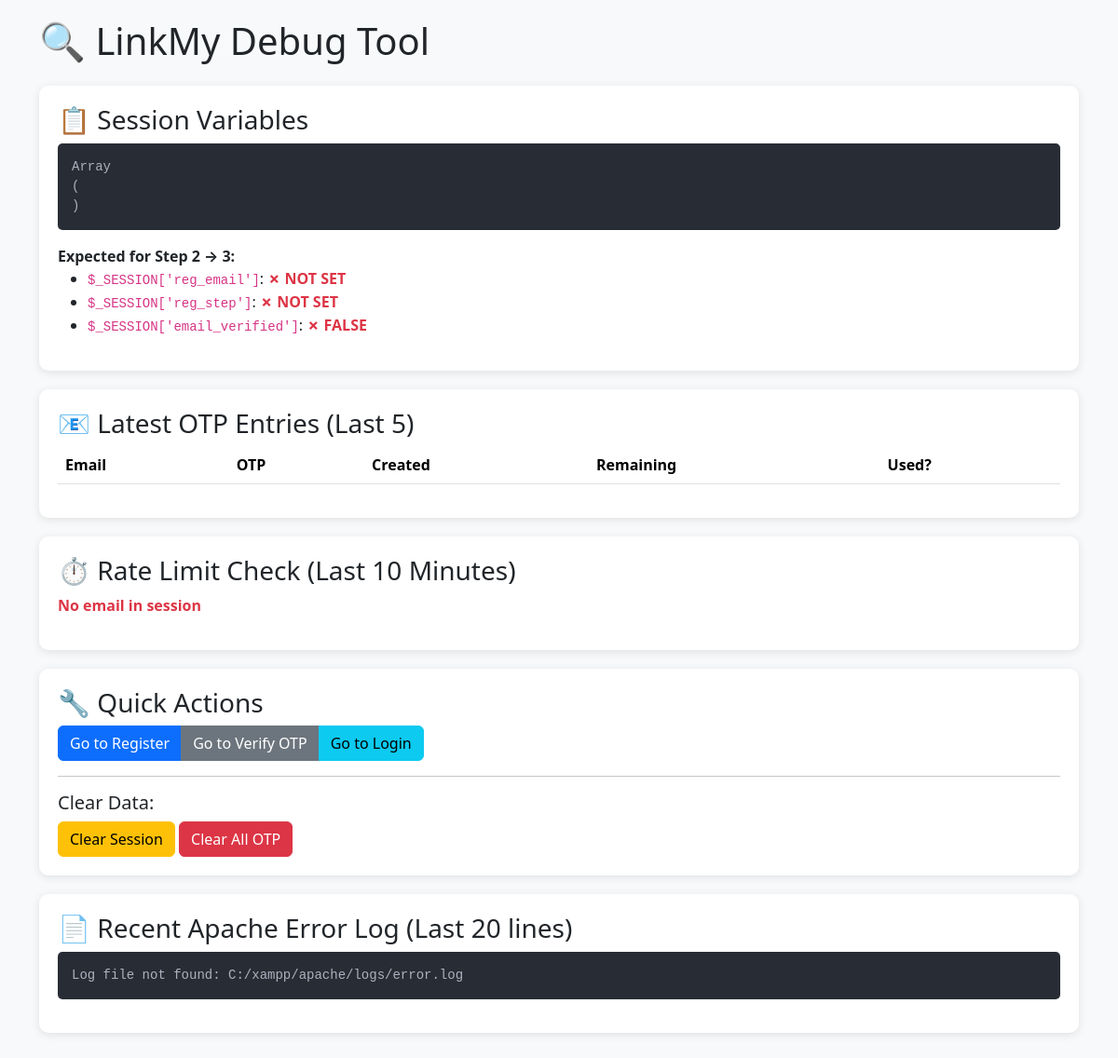
The page /diagnostics/cekidot.php on the database as committed earlier.
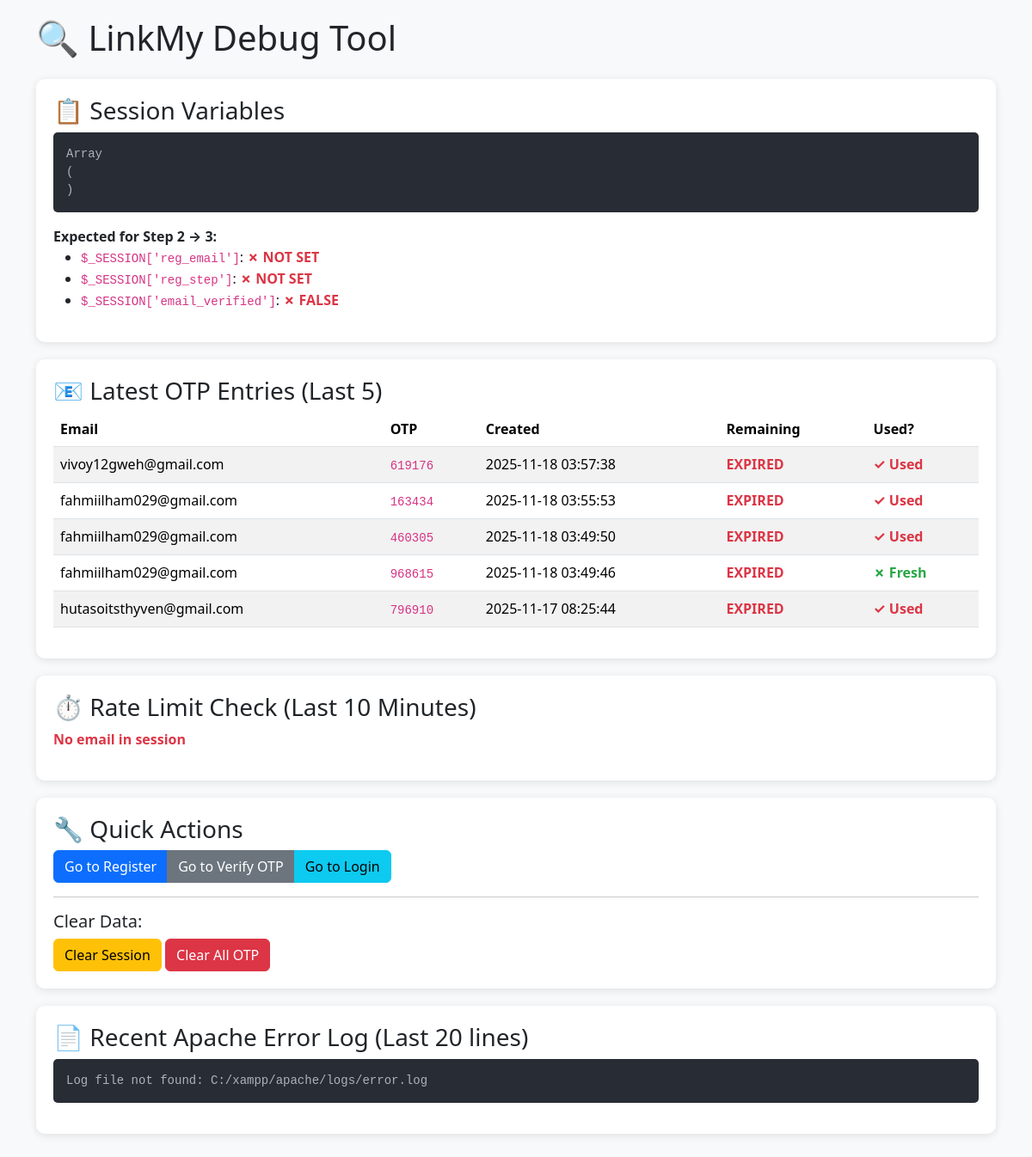
The same page on the database as committed later.
### tables this page shows
CREATE TABLE `email_verifications` (
  `id` int NOT NULL,
  `email` varchar(100) NOT NULL,
  `otp_code` varchar(6) NOT NULL,
  `created_at` timestamp NOT NULL DEFAULT CURRENT_TIMESTAMP,
  `expires_at` timestamp NULL DEFAULT NULL,
  `is_used` tinyint(1) DEFAULT '0',
  `ip_address` varchar(45) DEFAULT NULL,
  `verification_type` enum('email','slug_change') DEFAULT 'email' COMMENT 'Type of verification: email registration or slug change'
);

### diagnostics/cekidot.php (the view, shortened to what this page needs)
<?php
require_once 'config/db.php';
?>
<!DOCTYPE html>
<html lang="id">
<head>
    <link href="assets/bootstrap-5.3.8-dist/bootstrap-5.3.8-dist/css/bootstrap.min.css" rel="stylesheet">
</head>
<body>
    <div class="container">
        <h1 class="mb-4">🔍 LinkMy Debug Tool</h1>
        <div class="debug-card">
            <h3>📋 Session Variables</h3>
            <pre><?php print_r($_SESSION); ?></pre>
            <div class="mt-3">
                <strong>Expected for Step 2 → 3:</strong>
                <ul>
                    <li>
                        <code>$_SESSION['reg_email']</code>:
                        <?php echo isset($_SESSION['reg_email']) ? '<span class="status-ok">✓ SET</span>' : '<span class="status-error">✗ NOT SET</span>'; ?>
                    </li>
                    <li>
                        <code>$_SESSION['reg_step']</code>:
                        <?php echo isset($_SESSION['reg_step']) ? '<span class="status-ok">✓ ' . $_SESSION['reg_step'] . '</span>' : '<span class="status-error">✗ NOT SET</span>'; ?>
                    </li>
                    <li>
                        <code>$_SESSION['email_verified']</code>:
                        <?php echo isset($_SESSION['email_verified']) && $_SESSION['email_verified'] ? '<span class="status-ok">✓ TRUE</span>' : '<span class="status-error">✗ FALSE</span>'; ?>
                    </li>
                </ul>
            </div>
        </div>
        <div class="debug-card">
            <h3>📧 Latest OTP Entries (Last 5)</h3>
            <?php
            $stmt = $conn->prepare("
                SELECT
                    email,
                    otp_code,
                    created_at,
                    expires_at,
                    is_used,
                    TIMESTAMPDIFF(SECOND, NOW(), expires_at) as seconds_remaining
                FROM email_verifications
                ORDER BY created_at DESC
                LIMIT 5
            ");
            $stmt->execute();
            $result = $stmt->get_result();
            ?>
            <table class="table table-striped">
                <thead>
                    <tr>
                        <th>Email</th>
                        <th>OTP</th>
                        <th>Created</th>
                        <th>Remaining</th>
                        <th>Used?</th>
                    </tr>
                </thead>
                <tbody>
                    <?php while ($row = $result->fetch_assoc()): ?>
                        <tr>
                            <td><?php echo htmlspecialchars($row['email']); ?></td>
                            <td><code><?php echo $row['otp_code']; ?></code></td>
                            <td><?php echo $row['created_at']; ?></td>
                            <td>
                                <?php
                                if ($row['seconds_remaining'] > 0) {
                                    echo '<span class="status-ok">' . $row['seconds_remaining'] . 's</span>';
                                } else {
                                    echo '<span class="status-error">EXPIRED</span>';
                                }
                                ?>
                            </td>
                            <td>
                                <?php echo $row['is_used'] ? '<span class="status-error">✓ Used</span>' : '<span class="status-ok">✗ Fresh</span>'; ?>
                            </td>
                        </tr>
                    <?php endwhile; ?>
                </tbody>
            </table>
        </div>
        <div class="debug-card">
            <h3>⏱️ Rate Limit Check (Last 10 Minutes)</h3>
            <?php
            if (isset($_SESSION['reg_email'])) {
                $email = $_SESSION['reg_email'];
                $tenMinutesAgo = date('Y-m-d H:i:s', strtotime('-10 minutes'));
                $stmt = $conn->prepare("
                    SELECT COUNT(*) as count
                    FROM email_verifications
                    WHERE email = ? AND created_at > ?
                ");
                $stmt->bind_param("ss", $email, $tenMinutesAgo);
                $stmt->execute();
                $result = $stmt->get_result();
                $row = $result->fetch_assoc();
                $count = $row['count'];
                ?>
                <p>
                    Email: <strong><?php echo htmlspecialchars($email); ?></strong><br>
                    OTP Requests in last 10 min: <strong><?php echo $count; ?></strong> / 3<br>
                    Status:
                    <?php if ($count < 3): ?>
                        <span class="status-ok">✓ Can send OTP</span>
                    <?php else: ?>
                        <span class="status-error">✗ Rate limit exceeded</span>
                    <?php endif; ?>
                </p>
            <?php } else { ?>
                <p class="status-error">No email in session</p>
            <?php } ?>
        </div>
        <div class="debug-card">
            <h3>🔧 Quick Actions</h3>
            <div class="btn-group" role="group">
                <a href="register.php" class="btn btn-primary">Go to Register</a>
                <a href="verify-otp.php" class="btn btn-secondary">Go to Verify OTP</a>
                <a href="index.php" class="btn btn-info">Go to Login</a>
            </div>
            <hr>
            <h5>Clear Data:</h5>
            <form method="POST" style="display: inline;">
                <button type="submit" name="clear_session" class="btn btn-warning">Clear Session</button>
            </form>
            <form method="POST" style="display: inline;">
                <button type="submit" name="clear_otp" class="btn btn-danger">Clear All OTP</button>
            </form>
        </div>
        <div class="debug-card">
            <h3>📄 Recent Apache Error Log (Last 20 lines)</h3>
            <pre><?php
            $logFile = 'C:/xampp/apache/logs/error.log';
            if (file_exists($logFile)) {
                $lines = file($logFile);
                $lastLines = array_slice($lines, -20);
                foreach ($lastLines as $line) {
                    if (stripos($line, 'otp') !== false || stripos($line, 'verify') !== false) {
                        echo '<span style="background: yellow; color: black;">' . htmlspecialchars($line) . '</span>';
                    } else {
                        echo htmlspecialchars($line);
                    }
                }
            } else {
                echo "Log file not found: $logFile";
            }
            ?></pre>
        </div>
    </div>
</body>
</html>

### diagnostics/cekidot.php (style rules this page uses)
body { background: #f8f9fa; padding: 20px; }
.debug-card { background: white; border-radius: 10px; padding: 20px; margin-bottom: 20px; box-shadow: 0 2px 10px rgba(0,0,0,0.1); }
pre { background: #282c34; color: #abb2bf; padding: 15px; border-radius: 5px; overflow-x: auto; }
.status-ok { color: #28a745; font-weight: bold; }
.status-error { color: #dc3545; font-weight: bold; }

Rows that differ between the two databases and show on the page:
added email_verifications: email "vivoy12gweh@gmail.com", otp_code "619176", created_at "2025-11-18 03:57:38", is_used "✓ Used"
added email_verifications: email "fahmiilham029@gmail.com", otp_code "163434", created_at "2025-11-18 03:55:53", is_used "✓ Used"
added email_verifications: email "fahmiilham029@gmail.com", otp_code "460305", created_at "2025-11-18 03:49:50", is_used "✓ Used"
added email_verifications: email "fahmiilham029@gmail.com", otp_code "968615", created_at "2025-11-18 03:49:46", is_used "✗ Fresh"
added email_verifications: email "hutasoitsthyven@gmail.com", otp_code "796910", created_at "2025-11-17 08:25:44", is_used "✓ Used"
